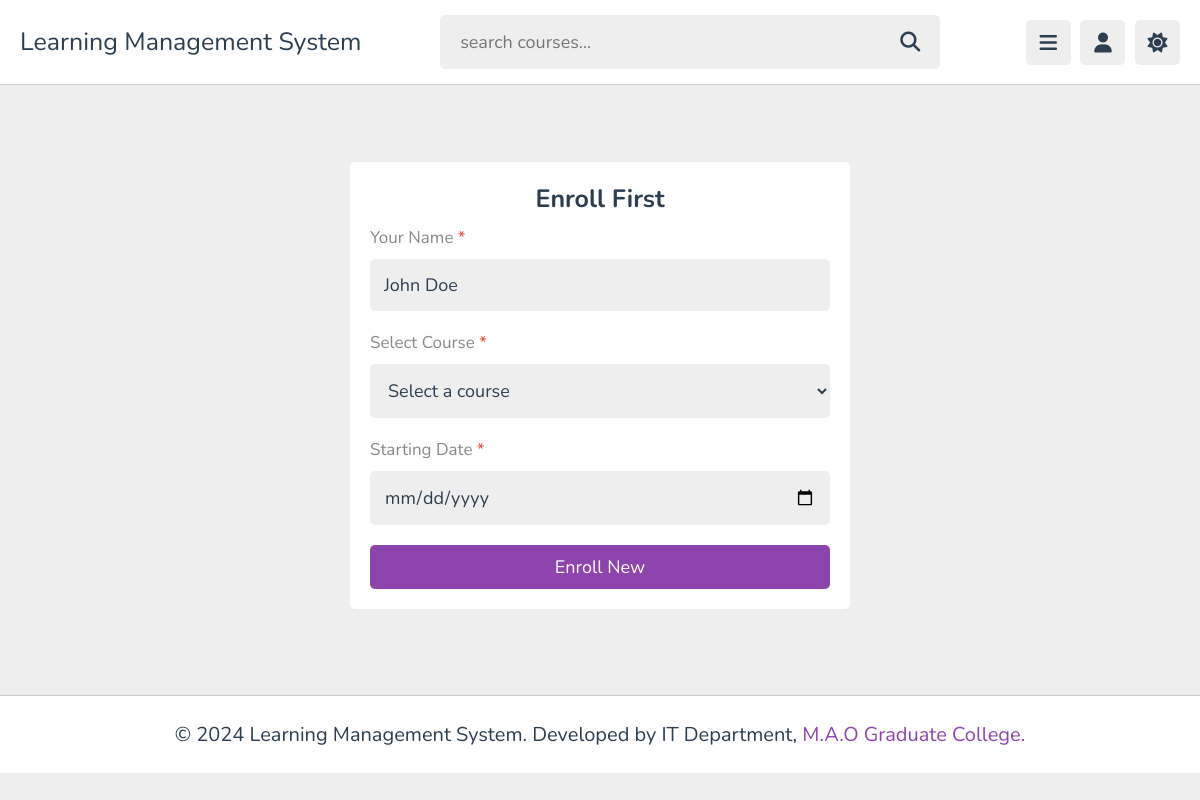
Page /enroll_course/ (signed in) on the earlier database version.
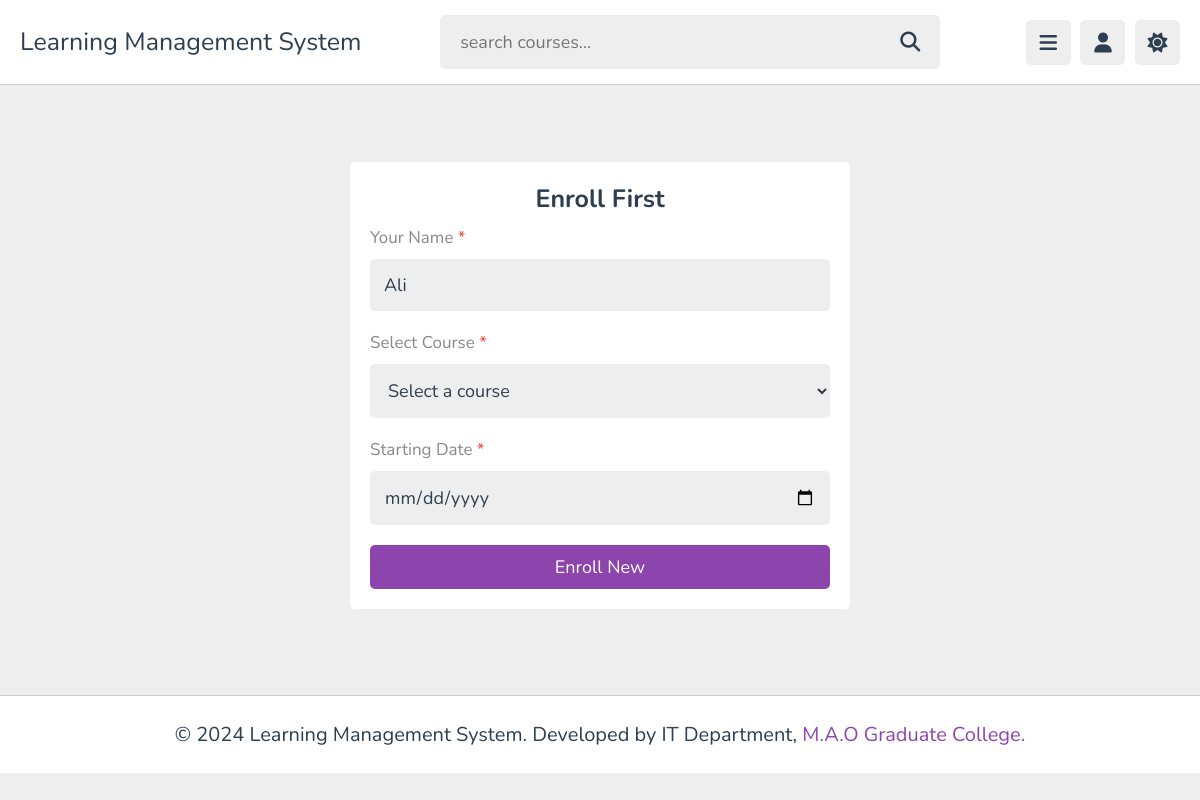
Same page on the later database version.
### firstapp/models.py (models this page shows, shortened)
class CustomUser(AbstractUser):
    full_name = models.CharField(max_length=100, blank=True)
    email = models.EmailField(unique=True)
    username = None
    is_active = models.BooleanField(default=True)
    is_staff = models.BooleanField(default=False)
    city = models.CharField(max_length=255, blank=True, null=True)
    phone_number = models.CharField(max_length=20, blank=True, null=True)
    profile_image = models.ImageField(upload_to='profile_images/', blank=True, null=True)
    objects = CustomUserManager()
    USERNAME_FIELD = 'email'
    REQUIRED_FIELDS = []  # Empty list because 'email' is the only required field

### firstapp/views.py (the view, shortened to what this page needs)
# urls.py: path('enroll_course/', views.enroll_course_without_id, name='enroll_course_no_id'),  # Without ID
@login_required
def enroll_course_without_id(request):
    all_courses = Course.objects.all()
    return render(request, 'enroll_course.html', {
        'all_courses': all_courses,
        'user': request.user
    })

### Templates/enroll_course.html (shortened to what this page needs)
{% extends "base.html" %}
{% block staticfile %}
{% load static %}
{% endblock staticfile %}
{% block content %}
<section class="form-container">
   {% if selected_course %}
   <form action="{% url 'enroll_course' selected_course.id %}" method="post">
   {% else %}
   <form action="{% url 'enroll_course_no_id' %}" method="post">
   {% endif %}
      <h3>Enroll First</h3>
      <p>Your Name <span>*</span></p>
      <input type="text" name="full_name" value="{{ user.full_name }}" readonly class="box">
      <p>Select Course <span>*</span></p>
      <select name="course" class="box" required>
         {% if selected_course %}
            <option value="{{ selected_course.id }}" selected>{{ selected_course.title }}</option>
         {% else %}
            <option value="" disabled selected>Select a course</option>
         {% endif %}
      </select>
      <p>Starting Date <span>*</span></p>
      <input type="date" name="starting_date" required class="box">
      <input type="submit" value="Enroll New" name="submit" class="btn">
   </form>
</section>
{% endblock %}

Differences in the rows shown:
changed CustomUser: full_name "John Doe" → "Ali"
